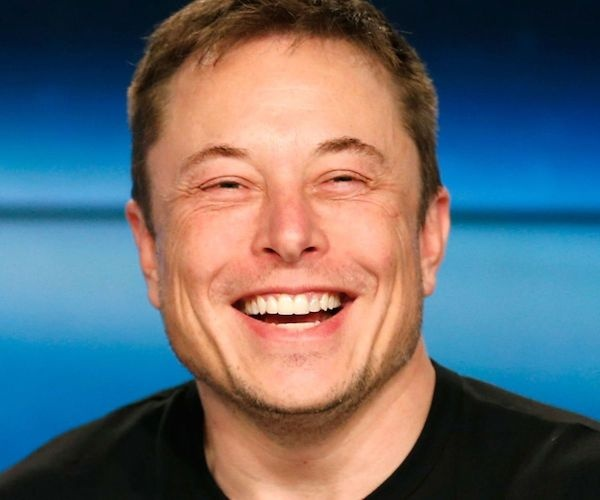
//> input picture week1-cpp/Getting_started_with_images/results/musk.jpg, 600 x 500 px
$ ./test   (built with g++ and OpenCV 4)
//> lines starting //> are read from the running program, lines starting //| are printed output that depends on the picture
### week1-cpp/Getting_started_with_images/dataPath.hpp
std::string DATA_PATH = "../data/";

### week1-cpp/Getting_started_with_images/test.cpp
//
// Created by Shuangrui CHEN on 18/09/2020.
//
#include <iostream>
#include<string>
#include <opencv2/opencv.hpp>
#include <opencv2/core.hpp>
#include <opencv2/highgui.hpp>
#include "dataPath.hpp"

using namespace std;
using namespace cv;


int main () {
    string name = "musk";
    namedWindow(name, WINDOW_AUTOSIZE);
    moveWindow(name, 0, 0);

    Mat img = imread(DATA_PATH + "images/" + name + ".jpg");
//> img is the input picture: 500 rows x 600 cols, CV_8UC3; mean B, G, R 112.1, 105.5, 100.1
    Mat imgChannels[3];
    split(img, imgChannels);
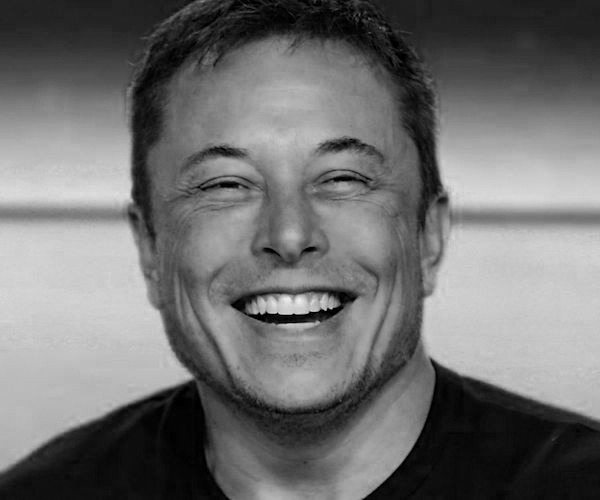
//> imgChannels[0]: 500 rows x 600 cols, CV_8UC1; min 0, max 239, mean 112.1
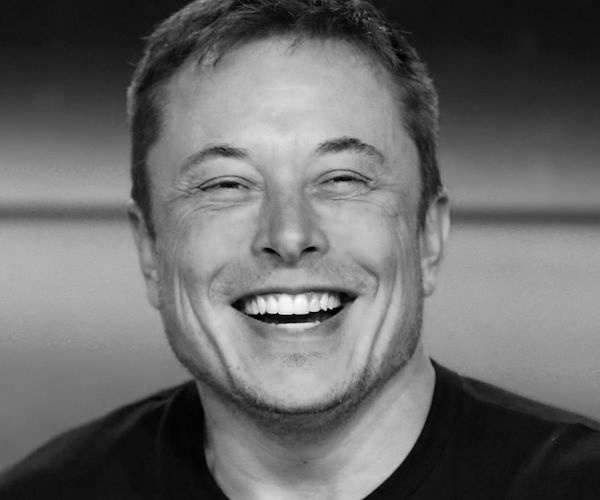
//> imgChannels[1]: 500 rows x 600 cols, CV_8UC1; min 0, max 255, mean 105.5
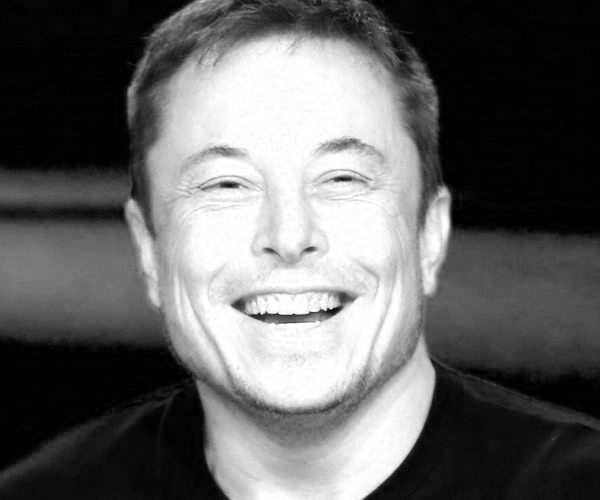
//> imgChannels[2]: 500 rows x 600 cols, CV_8UC1; min 0, max 255, mean 100.1

    // cout << img << endl;
    cout << "image size = " << img.size() << endl;
//| image size = [600 x 500]
    cout << "image channels = " << img.channels() << endl;
//| image channels = 3

    for (auto & imgChannel : imgChannels) {
        cout << "image size = " << imgChannel.size() << endl;
        cout << "image channels = " << imgChannel.channels() << endl;
    }
//> this loop made 3 passes
//| image size = [600 x 500]
//| image channels = 1
//| image size = [600 x 500]
//| image channels = 1
//| image size = [600 x 500]
//| image channels = 1

    imshow(name, img);
    for (int i = 0; i < 3; ++i) {
        string name_new = name + to_string(i);
        imshow(name_new, imgChannels[i]);
        moveWindow(name_new, img.cols*(i+1), 0);
        if (!imwrite("./results/" + name_new + ".jpg", imgChannels[i])) {
            printf("SAVE FAILED.\n");
        }
    }

    if (!imwrite("./results/" + name + ".jpg", img)) {
        printf("SAVE FAILED.\n");
    }

    waitKey(0);
    destroyAllWindows();

    return 0;
}

$ run again, with week1-cpp/Getting_started_with_images/results/boy.jpg copied over week1-cpp/Getting_started_with_images/results/musk.jpg
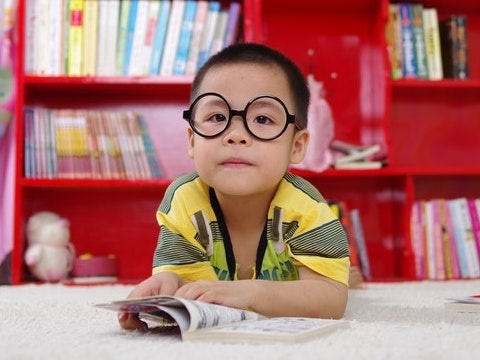
//> input picture week1-cpp/Getting_started_with_images/results/boy.jpg, 480 x 360 px
//> img is the input picture: 360 rows x 480 cols, CV_8UC3; mean B, G, R 111.8, 115.3, 174.3
//> `split(img, imgChannels);`:
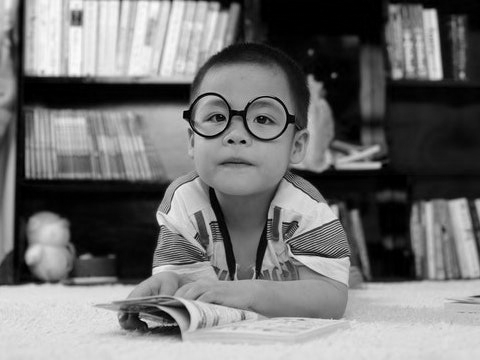
//> imgChannels[1]: 360 rows x 480 cols, CV_8UC1; min 0, max 254, mean 115.3
//> `split(img, imgChannels);`:
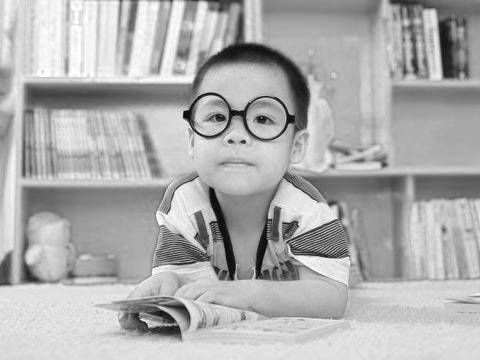
//> imgChannels[2]: 360 rows x 480 cols, CV_8UC1; min 5, max 255, mean 174.3
//| image size = [480 x 360]
//| image channels = 3
//> the loop `for (auto & imgChannel : imgChannels)` made 3 passes
//| image size = [480 x 360]
//| image channels = 1
//| image size = [480 x 360]
//| image channels = 1
//| image size = [480 x 360]
//| image channels = 1
